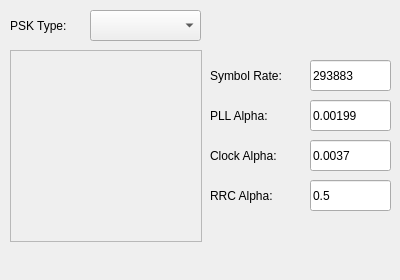
<?xml version="1.0" encoding="UTF-8"?>
<ui version="4.0">
 <class>DockConstellation</class>
 <widget class="QDockWidget" name="DockConstellation">
  <property name="geometry">
   <rect>
    <x>0</x>
    <y>0</y>
    <width>400</width>
    <height>280</height>
   </rect>
  </property>
  <property name="minimumSize">
   <size>
    <width>400</width>
    <height>280</height>
   </size>
  </property>
  <property name="windowTitle">
   <string>PSK Demodulator</string>
  </property>
  <widget class="QWidget" name="dockWidgetContents">
   <widget class="CConstellation" name="constellation">
    <property name="geometry">
     <rect>
      <x>10</x>
      <y>50</y>
      <width>192</width>
      <height>192</height>
     </rect>
    </property>
    <property name="minimumSize">
     <size>
      <width>128</width>
      <height>128</height>
     </size>
    </property>
    <property name="frameShape">
     <enum>QFrame::StyledPanel</enum>
    </property>
    <property name="frameShadow">
     <enum>QFrame::Plain</enum>
    </property>
   </widget>
   <widget class="QComboBox" name="pskTypeCombo">
    <property name="geometry">
     <rect>
      <x>90</x>
      <y>10</y>
      <width>111</width>
      <height>31</height>
     </rect>
    </property>
    <property name="currentText">
     <string/>
    </property>
   </widget>
   <widget class="QLabel" name="label">
    <property name="geometry">
     <rect>
      <x>10</x>
      <y>10</y>
      <width>67</width>
      <height>31</height>
     </rect>
    </property>
    <property name="text">
     <string>PSK Type:</string>
    </property>
   </widget>
   <widget class="QLineEdit" name="symbolRateEdit">
    <property name="geometry">
     <rect>
      <x>310</x>
      <y>60</y>
      <width>81</width>
      <height>31</height>
     </rect>
    </property>
    <property name="text">
     <string>293883</string>
    </property>
   </widget>
   <widget class="QLabel" name="label_2">
    <property name="geometry">
     <rect>
      <x>210</x>
      <y>60</y>
      <width>91</width>
      <height>31</height>
     </rect>
    </property>
    <property name="text">
     <string>Symbol Rate:</string>
    </property>
   </widget>
   <widget class="QLabel" name="label_3">
    <property name="geometry">
     <rect>
      <x>210</x>
      <y>100</y>
      <width>91</width>
      <height>31</height>
     </rect>
    </property>
    <property name="text">
     <string>PLL Alpha:</string>
    </property>
   </widget>
   <widget class="QLineEdit" name="pllAlphaEdit">
    <property name="geometry">
     <rect>
      <x>310</x>
      <y>100</y>
      <width>81</width>
      <height>31</height>
     </rect>
    </property>
    <property name="text">
     <string>0.00199</string>
    </property>
   </widget>
   <widget class="QLabel" name="label_4">
    <property name="geometry">
     <rect>
      <x>210</x>
      <y>140</y>
      <width>91</width>
      <height>31</height>
     </rect>
    </property>
    <property name="text">
     <string>Clock Alpha:</string>
    </property>
   </widget>
   <widget class="QLineEdit" name="clockAlphaEdit">
    <property name="geometry">
     <rect>
      <x>310</x>
      <y>140</y>
      <width>81</width>
      <height>31</height>
     </rect>
    </property>
    <property name="text">
     <string>0.0037</string>
    </property>
   </widget>
   <widget class="QLabel" name="label_5">
    <property name="geometry">
     <rect>
      <x>210</x>
      <y>180</y>
      <width>91</width>
      <height>31</height>
     </rect>
    </property>
    <property name="text">
     <string>RRC Alpha:</string>
    </property>
   </widget>
   <widget class="QLineEdit" name="rrcAlphaEdit">
    <property name="geometry">
     <rect>
      <x>310</x>
      <y>180</y>
      <width>81</width>
      <height>31</height>
     </rect>
    </property>
    <property name="text">
     <string>0.5</string>
    </property>
   </widget>
  </widget>
 </widget>
 <customwidgets>
  <customwidget>
   <class>CConstellation</class>
   <extends>QFrame</extends>
   <header>qtgui/constellation.h</header>
   <container>1</container>
  </customwidget>
 </customwidgets>
 <resources/>
 <connections/>
</ui>
